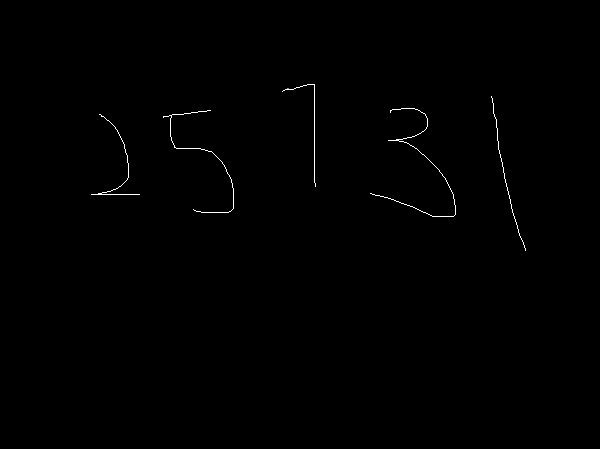
#> input picture opencv_practice/num.png, 600 x 449 px
$ jupyter execute --allow-errors '210816 class-work.ipynb'
#> lines starting #> are read from the running program, lines starting #| are printed output that depends on the picture; after the words box and inside, x2 and y2 are one past the last pixel; in counts of white or black regions, pixels touching at a corner belong together
[cell 1]
import numpy as np
import cv2
import sys
import matplotlib.pyplot as plt

[cell 2]
src = cv2.imread('num.png',cv2.IMREAD_GRAYSCALE)
#> src is the input picture: shape (449, 600); min 0, max 255, mean 0.9

_, src_bin = cv2.threshold(src,0,255,cv2.THRESH_OTSU)
#> src_bin: shape (449, 600); 0.34% white in thin lines or dots, all inside (x1, y1, x2, y2) = (91, 84, 526, 251)

cnt,labels,stats,centroids = cv2.connectedComponentsWithStats(src_bin)
#> labels: shape (449, 600) int32; 6 distinct labels, from 0 to 5
#> cnt = 6; stats = [[0, 0, 600, 449, 268482], [282, 84, 34, 103, 137], [491, 96, 35, 155, 155], [370, 108, 86, 109, 263], [163, 110, 71, 103, 215], [91, 114, 49, 81, 148]]; centroids = [[299.4, 224.2], [309.8, 123.1], [505.2, 173], [418.5, 166.3], [201, 158], [116.7, 169.7]]

dst = cv2.cvtColor(src, cv2.COLOR_GRAY2BGR)

nums = []
for i in range(1,cnt):
    (x,y,w,h,area) = stats[i]

    if area < 20:
        continue

    roi = dst[y:y+h, x:x+w]
    nums.append(roi)
#> this loop made 5 passes
#> pass 1, `roi = dst[y:y+h, x:x+w]`:
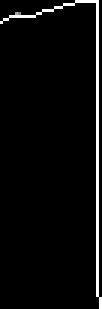
#> roi: shape (103, 34, 3) (shown 3 times larger); min 0, max 255, mean 9.9
#> pass 2, `roi = dst[y:y+h, x:x+w]`:
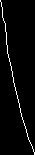
#> roi: shape (155, 35, 3); 2.9% white in thin lines or dots
#> pass 3, `roi = dst[y:y+h, x:x+w]`:
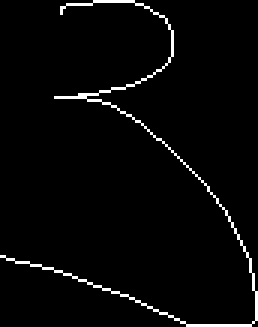
#> roi: shape (109, 86, 3) (shown 3 times larger); 2.8% white in thin lines or dots
#> after the loop, nums = 5 items

#> (the rest of this cell did not finish here and is left out)

[cell 3]
stats
#> Out has the same summary as stats

[cell 4]
stats[0]
#> Out = [0, 0, 600, 449, 268482]

$ run again, with opencv_practice/crown.png copied over opencv_practice/num.png
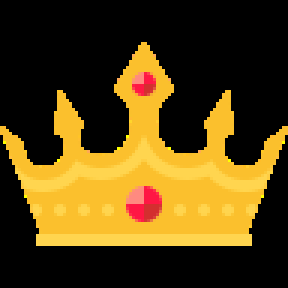
#> input picture opencv_practice/crown.png, 96 x 96 px (shown 3 times larger)
#> `_, src_bin = cv2.threshold(src,0,255,cv2.THRESH_OTSU)`:
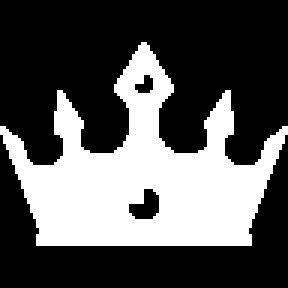
#> src_bin: shape (96, 96) (shown 3 times larger); 33.7% white; 1 white region, box (x1, y1, x2, y2) and area: (0, 14, 96, 82) 3105
#> cnt = 2; stats = [[0, 0, 96, 96, 6111], [0, 14, 96, 68, 3105]]; centroids = [[47.51, 41.94], [47.48, 58.44]]
#> the loop `for i in range(1,cnt):` made 1 pass
#> pass 1, `roi = dst[y:y+h, x:x+w]`:
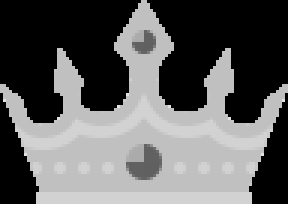
#> roi: shape (68, 96, 3) (shown 3 times larger); min 0, max 225, mean 94.2
#> after the loop `for i in range(1,cnt):`: nums = 1 item
#> `stats`: Out = [[0, 0, 96, 96, 6111], [0, 14, 96, 68, 3105]]
#> `stats[0]`: Out = [0, 0, 96, 96, 6111]
